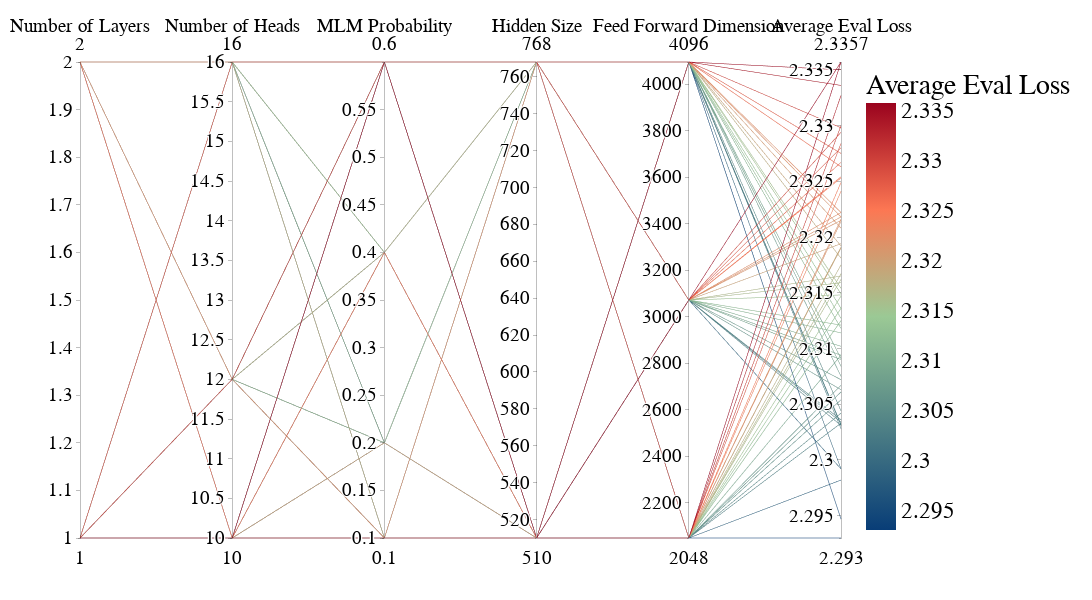

The notebook cell this image was saved under:
### Code cell
hyperparameter_summary_file = "hyperparamData/fiveFoldSummary.csv"
df = pd.read_csv(hyperparameter_summary_file)

# Drop fixed param and fold
df = df.drop(columns=["batch_size", "fold"])

# Average over folds
df_avg = (
    df.groupby(["n_layers", "n_heads", "mlm_prob", "hidden_size", "d_ff"], as_index=False)
      .mean()
)

# Rename columns for display
df_avg = df_avg.rename(columns={
    "n_layers": "Number of Layers",
    "n_heads": "Number of Heads",
    "mlm_prob": "MLM Probability",
    "hidden_size": "Hidden Size",
    "d_ff": "Feed Forward Dimension",
    "avg_eval_loss": "Average Eval Loss"
})

df_avg["Average Eval Loss"] = df_avg["Average Eval Loss"].round(4)

# Custom color scale
custom_colors = [
    [0.0, "#083D77"],
    [0.5, "#9BC995"],
    [0.75, "#FC7753"],
    [1.0, "#9A031E"]
]

# Parallel coordinates plot with previous sizing/style
fig = px.parallel_coordinates(
    df_avg,
    color="Average Eval Loss",
    dimensions=[
        "Number of Layers",
        "Number of Heads",
        "MLM Probability",
        "Hidden Size",
        "Feed Forward Dimension",
        "Average Eval Loss"
    ],
    color_continuous_scale=custom_colors,
    range_color=[df_avg["Average Eval Loss"].min(), df_avg["Average Eval Loss"].max()]
)

fig.update_layout(
    autosize=False,
    width=1400,
     height=600,
    margin=dict(l=80, r=60, t=60, b=60),
    plot_bgcolor="white",
    font=dict(family="Arial", size=23, color="black")
)

fig.show()

### Figure 1 — Plotly figure (JSON) as saved in the notebook; plotly's stock layout.template omitted (floating-point values rounded to 4 significant figures)
{"data": [{"dimensions": [{"label": "Number of Layers", "values": [1, 1, 1, 1, 1, 1, 1, 1, 1, 1, 1, 1, 1, 1, 1, 1, 1, 1, 1, 1, 1, 1, 1, 1, 1, 1, 1, 1, 1, 1, 1, 1, 1, 1, 1, 1, 2, 2, 2, 2, 2, 2, 2, 2, 2, 2, 2, 2, 2, 2, 2, 2, 2, 2, 2, 2, 2, 2, 2, 2, 2, 2, 2, 2, 2, 2, 2, 2, 2, 2, 2, 2]}, {"label": "Number of Heads", "values": [10, 10, 10, 10, 10, 10, 10, 10, 10, 10, 10, 10, 12, 12, 12, 12, 12, 12, 12, 12, 12, 12, 12, 12, 16, 16, 16, 16, 16, 16, 16, 16, 16, 16, 16, 16, 10, 10, 10, 10, 10, 10, 10, 10, 10, 10, 10, 10, 12, 12, 12, 12, 12, 12, 12, 12, 12, 12, 12, 12, 16, 16, 16, 16, 16, 16, 16, 16, 16, 16, 16, 16]}, {"label": "MLM Probability", "values": [0.1, 0.1, 0.1, 0.2, 0.2, 0.2, 0.4, 0.4, 0.4, 0.6, 0.6, 0.6, 0.1, 0.1, 0.1, 0.2, 0.2, 0.2, 0.4, 0.4, 0.4, 0.6, 0.6, 0.6, 0.1, 0.1, 0.1, 0.2, 0.2, 0.2, 0.4, 0.4, 0.4, 0.6, 0.6, 0.6, 0.1, 0.1, 0.1, 0.2, 0.2, 0.2, 0.4, 0.4, 0.4, 0.6, 0.6, 0.6, 0.1, 0.1, 0.1, 0.2, 0.2, 0.2, 0.4, 0.4, 0.4, 0.6, 0.6, 0.6, 0.1, 0.1, 0.1, 0.2, 0.2, 0.2, 0.4, 0.4, 0.4, 0.6, 0.6, 0.6]}, {"label": "Hidden Size", "values": [510, 510, 510, 510, 510, 510, 510, 510, 510, 510, 510, 510, 768, 768, 768, 768, 768, 768, 768, 768, 768, 768, 768, 768, 768, 768, 768, 768, 768, 768, 768, 768, 768, 768, 768, 768, 510, 510, 510, 510, 510, 510, 510, 510, 510, 510, 510, 510, 768, 768, 768, 768, 768, 768, 768, 768, 768, 768, 768, 768, 768, 768, 768, 768, 768, 768, 768, 768, 768, 768, 768, 768]}, {"label": "Feed Forward Dimension", "values": [2048, 3072, 4096, 2048, 3072, 4096, 2048, 3072, 4096, 2048, 3072, 4096, 2048, 3072, 4096, 2048, 3072, 4096, 2048, 3072, 4096, 2048, 3072, 4096, 2048, 3072, 4096, 2048, 3072, 4096, 2048, 3072, 4096, 2048, 3072, 4096, 2048, 3072, 4096, 2048, 3072, 4096, 2048, 3072, 4096, 2048, 3072, 4096, 2048, 3072, 4096, 2048, 3072, 4096, 2048, 3072, 4096, 2048, 3072, 4096, 2048, 3072, 4096, 2048, 3072, 4096, 2048, 3072, 4096, 2048, 3072, 4096]}, {"label": "Average Eval Loss", "values": [2.333, 2.325, 2.334, 2.319, 2.319, 2.318, 2.324, 2.325, 2.322, 2.336, 2.336, 2.335, 2.319, 2.322, 2.321, 2.312, 2.309, 2.309, 2.317, 2.316, 2.315, 2.33, 2.329, 2.33, 2.317, 2.317, 2.315, 2.309, 2.31, 2.303, 2.315, 2.315, 2.313, 2.328, 2.328, 2.328, 2.316, 2.311, 2.314, 2.305, 2.309, 2.303, 2.314, 2.312, 2.312, 2.325, 2.327, 2.326, 2.307, 2.307, 2.308, 2.298, 2.299, 2.299, 2.304, 2.303, 2.304, 2.322, 2.321, 2.322, 2.306, 2.306, 2.308, 2.293, 2.303, 2.295, 2.303, 2.304, 2.303, 2.321, 2.322, 2.319]}], "domain": {"x": [0, 1], "y": [0, 1]}, "line": {"color": [2.333, 2.325, 2.334, 2.319, 2.319, 2.318, 2.324, 2.325, 2.322, 2.336, 2.336, 2.335, 2.319, 2.322, 2.321, 2.312, 2.309, 2.309, 2.317, 2.316, 2.315, 2.33, 2.329, 2.33, 2.317, 2.317, 2.315, 2.309, 2.31, 2.303, 2.315, 2.315, 2.313, 2.328, 2.328, 2.328, 2.316, 2.311, 2.314, 2.305, 2.309, 2.303, 2.314, 2.312, 2.312, 2.325, 2.327, 2.326, 2.307, 2.307, 2.308, 2.298, 2.299, 2.299, 2.304, 2.303, 2.304, 2.322, 2.321, 2.322, 2.306, 2.306, 2.308, 2.293, 2.303, 2.295, 2.303, 2.304, 2.303, 2.321, 2.322, 2.319], "coloraxis": "coloraxis"}, "name": "", "type": "parcoords"}], "layout": {"autosize": false, "coloraxis": {"cmax": 2.336, "cmin": 2.293, "colorbar": {"title": {"text": "Average Eval Loss"}}, "colorscale": [[0, "#083D77"], [0.5, "#9BC995"], [0.75, "#FC7753"], [1, "#9A031E"]]}, "font": {"color": "black", "family": "Arial", "size": 23}, "height": 600, "legend": {"tracegroupgap": 0}, "margin": {"b": 60, "l": 80, "r": 60, "t": 60}, "plot_bgcolor": "white", "width": 1400}}
